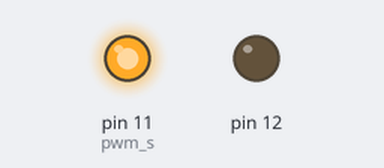
Simulated run of this program. Board: Raspberry Pi (header pin numbers). Parts: output pins drawn as LEDs (lit = HIGH).

Above: at 0.1 s.
Timing chart, 0 to 1.6 s (numbered marks = the images above):
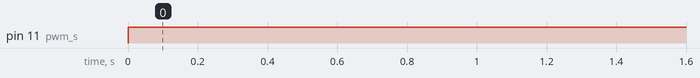

Measured:
- by itself, pin 11 (pwm_s): LOW → HIGH at 0.00 s

The program:

strike_2.py
```python
import RPi.GPIO as GPIO
import time

GPIO.setmode(GPIO.BOARD)
GPIO.setup(11, GPIO.OUT)
GPIO.setup(12, GPIO.OUT)
pwm_s = GPIO.PWM(11,500)
pwm_s.start(0)


try:
    while True:
        GPIO.output(11, True)
        GPIO.output(12, False)
        pwm_s.ChangeDutyCycle(100)

except KeyboardInterrupt:
    print('stop')
finally:
    pwm_s.stop()
    GPIO.cleanup()
```
